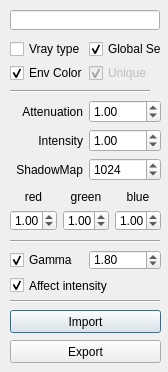
<?xml version="1.0" encoding="UTF-8"?>
<ui version="4.0">
 <class>dialog</class>
 <widget class="QDialog" name="dialog">
  <property name="geometry">
   <rect>
    <x>0</x>
    <y>0</y>
    <width>168</width>
    <height>372</height>
   </rect>
  </property>
  <property name="windowTitle">
   <string>LightBridge</string>
  </property>
  <widget class="QPushButton" name="importButton">
   <property name="geometry">
    <rect>
     <x>10</x>
     <y>310</y>
     <width>151</width>
     <height>23</height>
    </rect>
   </property>
   <property name="text">
    <string>Import</string>
   </property>
  </widget>
  <widget class="QPushButton" name="exportButton">
   <property name="geometry">
    <rect>
     <x>10</x>
     <y>340</y>
     <width>151</width>
     <height>23</height>
    </rect>
   </property>
   <property name="text">
    <string>Export</string>
   </property>
  </widget>
  <widget class="Line" name="line">
   <property name="geometry">
    <rect>
     <x>10</x>
     <y>300</y>
     <width>150</width>
     <height>3</height>
    </rect>
   </property>
   <property name="orientation">
    <enum>Qt::Horizontal</enum>
   </property>
  </widget>
  <widget class="Line" name="line_2">
   <property name="geometry">
    <rect>
     <x>10</x>
     <y>90</y>
     <width>140</width>
     <height>3</height>
    </rect>
   </property>
   <property name="orientation">
    <enum>Qt::Horizontal</enum>
   </property>
  </widget>
  <widget class="Line" name="line_3">
   <property name="geometry">
    <rect>
     <x>10</x>
     <y>240</y>
     <width>150</width>
     <height>3</height>
    </rect>
   </property>
   <property name="orientation">
    <enum>Qt::Horizontal</enum>
   </property>
  </widget>
  <widget class="QLineEdit" name="nameSpace">
   <property name="enabled">
    <bool>true</bool>
   </property>
   <property name="geometry">
    <rect>
     <x>10</x>
     <y>10</y>
     <width>150</width>
     <height>20</height>
    </rect>
   </property>
   <property name="toolTip">
    <string>Namespace (prefix)</string>
   </property>
  </widget>
  <widget class="QWidget" name="layoutWidget">
   <property name="geometry">
    <rect>
     <x>10</x>
     <y>100</y>
     <width>151</width>
     <height>81</height>
    </rect>
   </property>
   <layout class="QGridLayout" name="gridLayout_2">
    <item row="1" column="0">
     <widget class="QLabel" name="label_2">
      <property name="text">
       <string>Intensity</string>
      </property>
      <property name="alignment">
       <set>Qt::AlignRight|Qt::AlignTrailing|Qt::AlignVCenter</set>
      </property>
     </widget>
    </item>
    <item row="0" column="0">
     <widget class="QLabel" name="label">
      <property name="text">
       <string>Attenuation</string>
      </property>
      <property name="alignment">
       <set>Qt::AlignRight|Qt::AlignTrailing|Qt::AlignVCenter</set>
      </property>
     </widget>
    </item>
    <item row="0" column="1">
     <widget class="QDoubleSpinBox" name="attenValue">
      <property name="toolTip">
       <string>Attenuation scale factor</string>
      </property>
      <property name="prefix">
       <string/>
      </property>
      <property name="maximum">
       <double>99.989999999999995</double>
      </property>
      <property name="singleStep">
       <double>0.100000000000000</double>
      </property>
      <property name="value">
       <double>1.000000000000000</double>
      </property>
     </widget>
    </item>
    <item row="1" column="1">
     <widget class="QDoubleSpinBox" name="intensityValue">
      <property name="toolTip">
       <string>Intensity factor</string>
      </property>
      <property name="prefix">
       <string/>
      </property>
      <property name="maximum">
       <double>99.989999999999995</double>
      </property>
      <property name="singleStep">
       <double>0.100000000000000</double>
      </property>
      <property name="value">
       <double>1.000000000000000</double>
      </property>
     </widget>
    </item>
    <item row="2" column="0">
     <widget class="QLabel" name="label_3">
      <property name="text">
       <string>ShadowMap</string>
      </property>
      <property name="alignment">
       <set>Qt::AlignRight|Qt::AlignTrailing|Qt::AlignVCenter</set>
      </property>
     </widget>
    </item>
    <item row="2" column="1">
     <widget class="QSpinBox" name="shdwValue">
      <property name="toolTip">
       <string>Shadow map size</string>
      </property>
      <property name="minimum">
       <number>256</number>
      </property>
      <property name="maximum">
       <number>4096</number>
      </property>
      <property name="singleStep">
       <number>256</number>
      </property>
      <property name="value">
       <number>1024</number>
      </property>
     </widget>
    </item>
   </layout>
  </widget>
  <widget class="QWidget" name="layoutWidget">
   <property name="geometry">
    <rect>
     <x>10</x>
     <y>40</y>
     <width>151</width>
     <height>42</height>
    </rect>
   </property>
   <layout class="QGridLayout" name="gridLayout_3">
    <item row="0" column="0">
     <widget class="QCheckBox" name="btt_vray">
      <property name="text">
       <string>Vray type</string>
      </property>
      <property name="checked">
       <bool>false</bool>
      </property>
     </widget>
    </item>
    <item row="0" column="1">
     <widget class="QCheckBox" name="btt_global">
      <property name="text">
       <string>Global Set</string>
      </property>
      <property name="checked">
       <bool>true</bool>
      </property>
     </widget>
    </item>
    <item row="1" column="0">
     <widget class="QCheckBox" name="btt_env">
      <property name="enabled">
       <bool>true</bool>
      </property>
      <property name="text">
       <string>Env Color</string>
      </property>
      <property name="checked">
       <bool>true</bool>
      </property>
     </widget>
    </item>
    <item row="1" column="1">
     <widget class="QCheckBox" name="btt_global_2">
      <property name="enabled">
       <bool>false</bool>
      </property>
      <property name="text">
       <string>Unique</string>
      </property>
      <property name="checked">
       <bool>true</bool>
      </property>
     </widget>
    </item>
   </layout>
  </widget>
  <widget class="QWidget" name="layoutWidget">
   <property name="geometry">
    <rect>
     <x>10</x>
     <y>190</y>
     <width>151</width>
     <height>41</height>
    </rect>
   </property>
   <layout class="QGridLayout" name="gridLayout">
    <item row="1" column="0">
     <widget class="QDoubleSpinBox" name="redMult">
      <property name="toolTip">
       <string>Intensity factor</string>
      </property>
      <property name="prefix">
       <string/>
      </property>
      <property name="maximum">
       <double>9.990000000000000</double>
      </property>
      <property name="singleStep">
       <double>0.100000000000000</double>
      </property>
      <property name="value">
       <double>1.000000000000000</double>
      </property>
     </widget>
    </item>
    <item row="0" column="0">
     <widget class="QLabel" name="label_4">
      <property name="text">
       <string>red</string>
      </property>
      <property name="alignment">
       <set>Qt::AlignBottom|Qt::AlignHCenter</set>
      </property>
     </widget>
    </item>
    <item row="0" column="2">
     <widget class="QLabel" name="label_6">
      <property name="text">
       <string>blue</string>
      </property>
      <property name="alignment">
       <set>Qt::AlignBottom|Qt::AlignHCenter</set>
      </property>
     </widget>
    </item>
    <item row="1" column="2">
     <widget class="QDoubleSpinBox" name="blueMult">
      <property name="toolTip">
       <string>Intensity factor</string>
      </property>
      <property name="prefix">
       <string/>
      </property>
      <property name="maximum">
       <double>9.990000000000000</double>
      </property>
      <property name="singleStep">
       <double>0.100000000000000</double>
      </property>
      <property name="value">
       <double>1.000000000000000</double>
      </property>
     </widget>
    </item>
    <item row="1" column="1">
     <widget class="QDoubleSpinBox" name="greenMult">
      <property name="toolTip">
       <string>Intensity factor</string>
      </property>
      <property name="prefix">
       <string/>
      </property>
      <property name="maximum">
       <double>9.990000000000000</double>
      </property>
      <property name="singleStep">
       <double>0.100000000000000</double>
      </property>
      <property name="value">
       <double>1.000000000000000</double>
      </property>
     </widget>
    </item>
    <item row="0" column="1">
     <widget class="QLabel" name="label_5">
      <property name="text">
       <string>green</string>
      </property>
      <property name="alignment">
       <set>Qt::AlignBottom|Qt::AlignHCenter</set>
      </property>
     </widget>
    </item>
   </layout>
  </widget>
  <widget class="QWidget" name="layoutWidget">
   <property name="geometry">
    <rect>
     <x>10</x>
     <y>250</y>
     <width>151</width>
     <height>45</height>
    </rect>
   </property>
   <layout class="QGridLayout" name="gridLayout_4">
    <item row="0" column="0">
     <widget class="QCheckBox" name="btt_gamma">
      <property name="text">
       <string>Gamma</string>
      </property>
      <property name="checked">
       <bool>true</bool>
      </property>
     </widget>
    </item>
    <item row="0" column="1">
     <widget class="QDoubleSpinBox" name="gammaValue">
      <property name="toolTip">
       <string>Intensity factor</string>
      </property>
      <property name="prefix">
       <string/>
      </property>
      <property name="maximum">
       <double>99.989999999999995</double>
      </property>
      <property name="value">
       <double>1.800000000000000</double>
      </property>
     </widget>
    </item>
    <item row="1" column="0" colspan="2">
     <widget class="QCheckBox" name="btt_intgamma">
      <property name="text">
       <string>Affect intensity</string>
      </property>
      <property name="checked">
       <bool>true</bool>
      </property>
     </widget>
    </item>
   </layout>
  </widget>
 </widget>
 <resources/>
 <connections/>
</ui>
